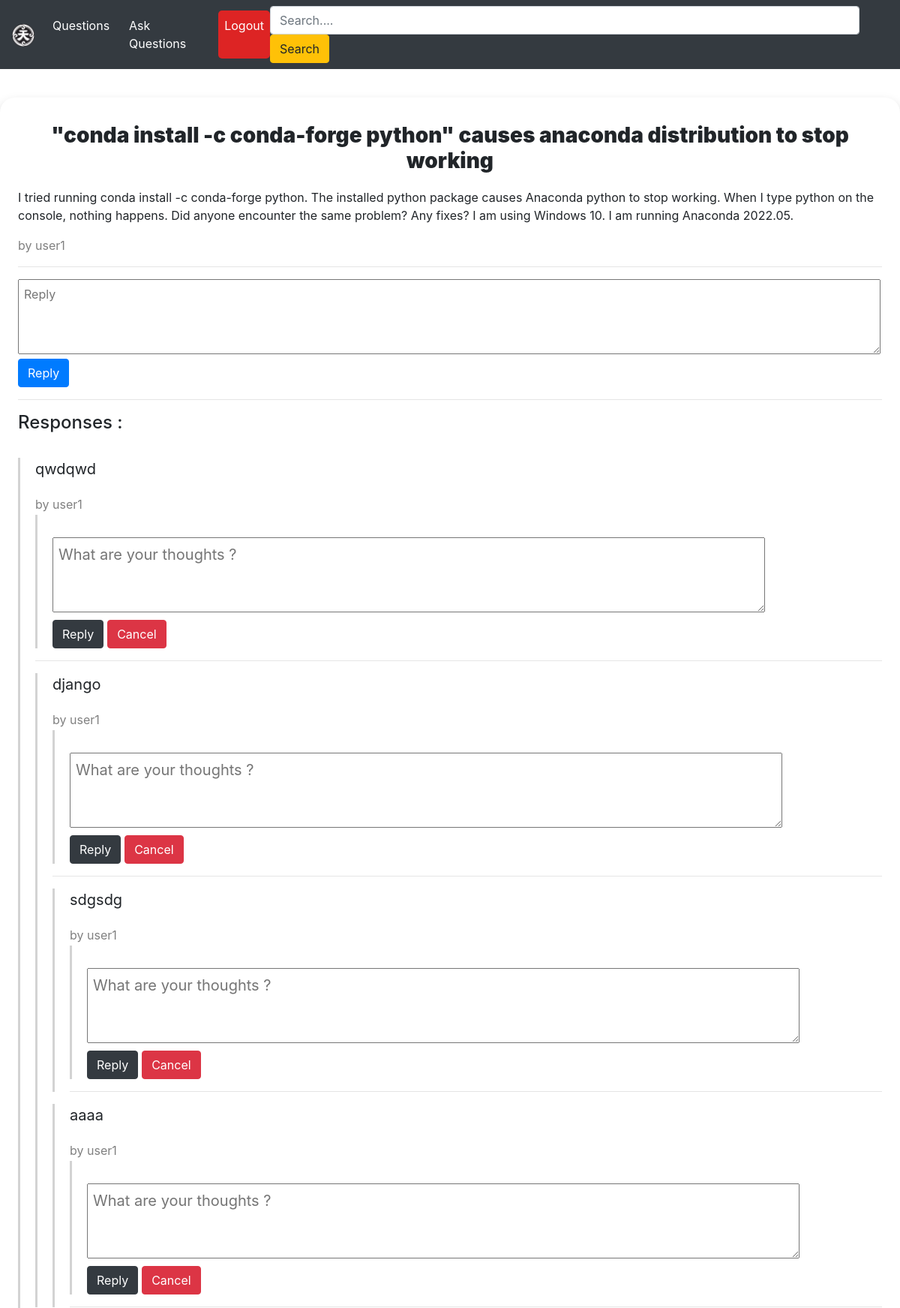
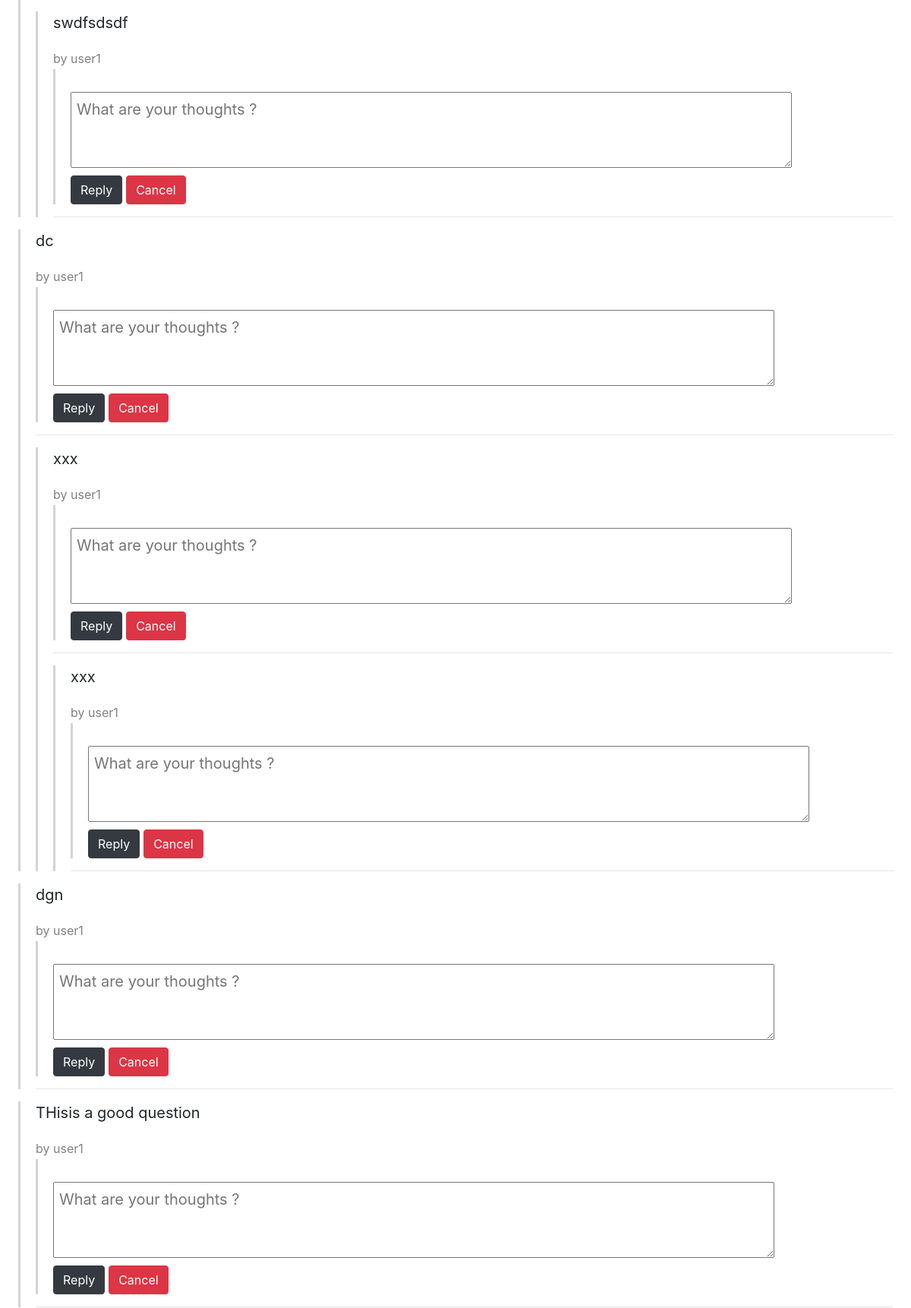
Page /question/6 (signed in, upper part) on the committed database (2 pictures, top to bottom).
### TenjinApp/models.py (models this page shows, shortened)
class Question(models.Model):
    author = models.ForeignKey(User, null=False, on_delete=models.CASCADE)
    title = models.CharField(max_length=200, null=False)
    body = models.TextField(null=False)
    created_at = models.DateTimeField(auto_now_add=True)
    updated_at = models.DateTimeField(auto_now=True)
    def get_responses(self):
        return self.responses.filter(parent=None)

class Response(models.Model):
    user = models.ForeignKey(User, null=False, on_delete=models.CASCADE)
    question = models.ForeignKey(Question, null=False, on_delete=models.CASCADE, related_name='responses')
    parent = models.ForeignKey('self', null=True, blank=True, on_delete=models.CASCADE)
    body = models.TextField(null=False)
    created_at = models.DateTimeField(auto_now_add=True)
    updated_at = models.DateTimeField(auto_now=True)
    def get_responses(self):
        return Response.objects.filter(parent=self)

### TenjinApp/views.py (the view, shortened to what this page needs)
# urls.py: path("question/<int:id>", views.questionPage, name="question"),
def questionPage(request, id):
    response_form = NewResponseForm()
    reply_form = NewReplyForm()
    question = Question.objects.get(id=id)
    context = {
        'question': question,
        'response_form': response_form,
        'reply_form': reply_form,
    }
    return render(request, 'question.html', context)

### TenjinApp/forms.py
class NewResponseForm(forms.ModelForm):
    class Meta:
        model = Response
        fields = ['body']
        widgets = {
            'body': forms.Textarea(attrs={
                'required': True,
                'placeholder': 'Reply',
                'style': 'width: 1150px; height: 100px; outline: none; padding: 7px;'}),
        }

class NewReplyForm(forms.ModelForm):
    class Meta:
        model = Response
        fields = ['body']
        widgets = {
            'body': forms.Textarea(attrs={
                'rows': 2,
                'required': True,
                'placeholder': 'What are your thoughts ?',
                'style': 'width: 950px; height: 100px; outline: none; padding: 7px;'}),
        }

### templates/question.html (shortened to what this page needs)
{% extends 'layouts/page.html' %}
{% block content %}
<div class="page">
    <br>
    <br>
<div class="question-list-item">
<div class="main-question-detail">
        <h3 class="title" style="margin-bottom: 20px;">{{question.title}}</h3>
        <p class="question-body">{{question.body}}</p>
        <span class="question-list-item-author">by {{question.author.username}}</span>
<div>
<hr>
        {% if user.is_authenticated %}
        <form method="POST" action="" class="response-form">
        <div>
            {{response_form.body}}
        </div>
        <button type="submit" class="btn btn-primary">Reply</button>
        </form>
        <hr>
        {% endif %}
        <div class="responses-container">
            <h4 class="responses-container-heading">Responses :</h4>
            <br>
            {% if not question.responses.all %}
                <p class="no-responses-text">No responses yet</p>
            {% else %}
                {% for response in question.get_responses %}
                    {% include 'components/response.html' with response=response %}
                {% endfor %}
        </div>
        {% endif %}
</div>
</div>
</div>
<br>
<br>
{% endblock %}

### templates/components/response.html (shortened to what this page needs)
<blockquote class="blockquote" id="{{response.id}}">
    <p class="response-body">{{response.body}}</p>
    <small class="question-list-item-author">by {{response.user.username}}</small>
    {% if user.is_authenticated %}
    <blockquote id="reply-form-container-{{response.id}}" class="reply-form-container">
        <form action="/reply" class="reply-form" method="POST">
        <br>
        <div style="display: flex; flex-direction: column;">
        {{reply_form.body}}
            <div style="display: flex; flex-direction: row;">
            <button type="submit" class="btn btn-dark" style="margin-top: 10px; margin-right: 5px;">Reply</button>
            <button type="submit" class="btn btn-danger" onclick="handleCancelReply(response.id)" style="margin-top: 10px;">Cancel</button>
            </div>
        </div>
        </form>
    </blockquote>
    {% endif %}
    <hr>
    {% for children in response.get_responses %}
    {% include 'components/response.html' with response=children %}
    {% endfor %}
</blockquote>

### static/css/style.css (style rules this page uses)
html, body { font-family: 'Segoe UI', Tahoma, Geneva, Verdana, sans-serif; margin: 0; padding: 0; height: 100%; }
*, *::after, *::before { box-sizing: border-box; }
.main-question-detail { max-width: 1200px; margin: -10px auto; padding: 24px; border-radius: 20px; background-color: rgb(255, 255, 255); box-shadow: 0 8px 16px 0 rgba(0,0,0,0.2); }
.page { display: flex; flex-direction: column; }
.title { margin: 10px auto 5px auto; font-weight: 900; transition: color 0.5s; text-align: center; }
.question-list-item-author { color: gray; margin: 0; }
blockquote { border-left: 3px solid lightgray; padding-left: 20px; }

### rows in the picture
Question: title "\"conda install -c conda-forge python\" causes anaconda distribution to stop working", body "I tried running conda install -c conda-forge python. The installed python package causes Anaconda python to stop working. When I type python on the console, nothing happens. Did anyone encounter the same problem? Any fixes? I am using Windows 10. I am running Anaconda 2022.05.", author.username "user1"
Response: body "qwdqwd", user.username "user1"
Response: body "django", user.username "user1"
Response: body "sdgsdg", user.username "user1"
Response: body "aaaa", user.username "user1"
Response: body "swdfsdsdf", user.username "user1"
Response: body "dc", user.username "user1"
Response: body "xxx", user.username "user1"
Response: body "xxx", user.username "user1"
Response: body "dgn", user.username "user1"
Response: body "THisis a good question", user.username "user1"
